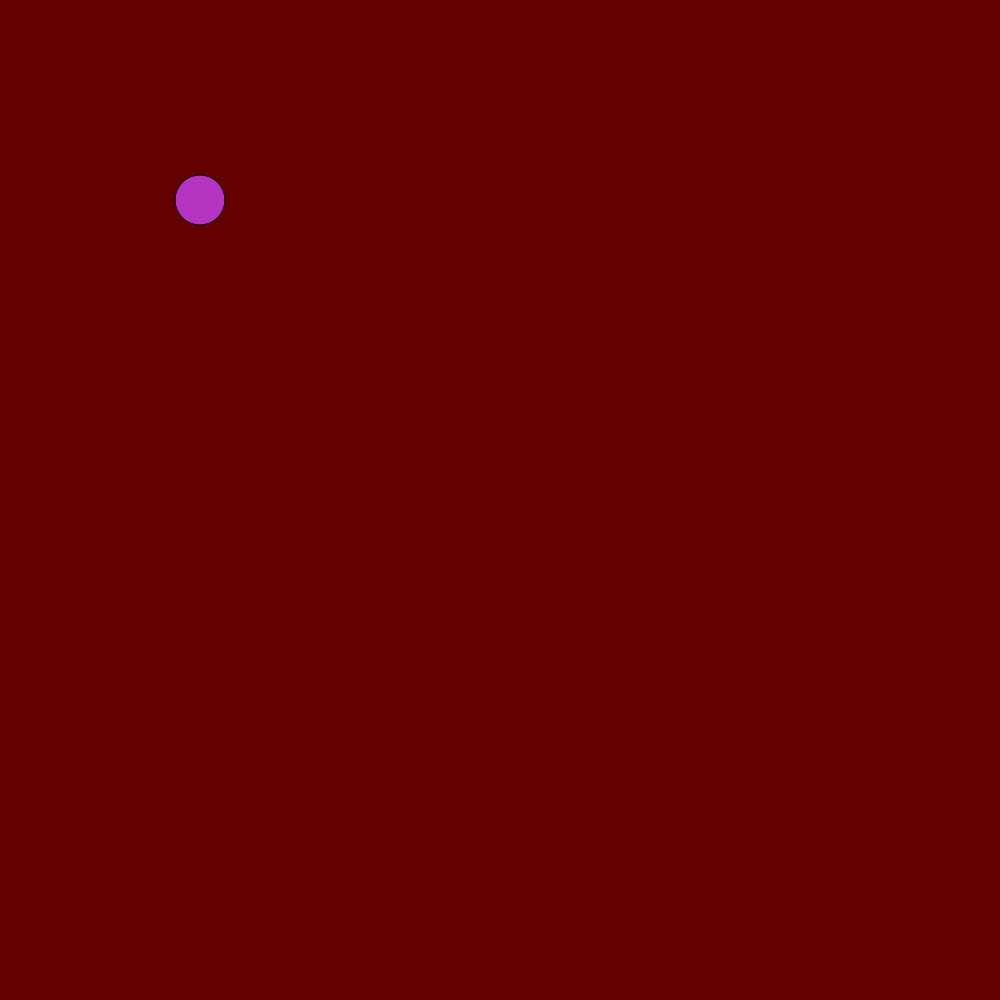
Frame 1 (no input)
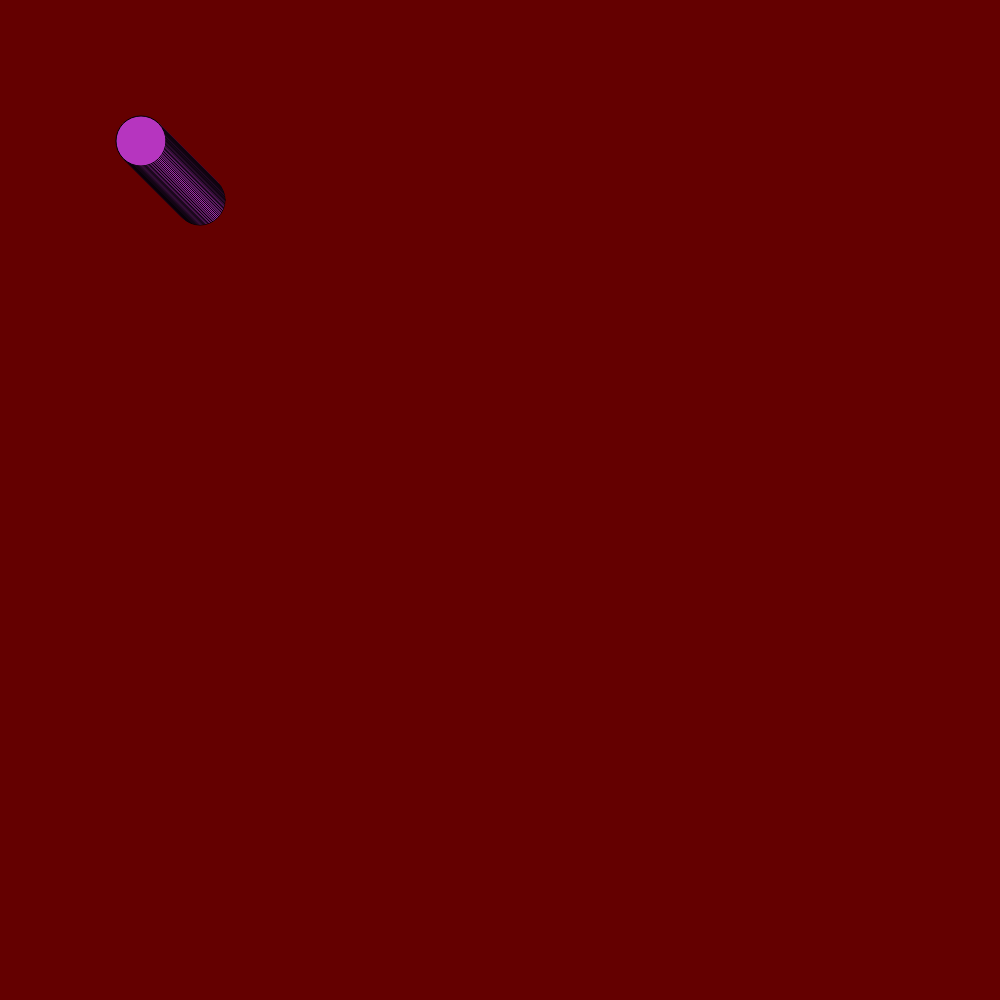
Frame 60 (no input)
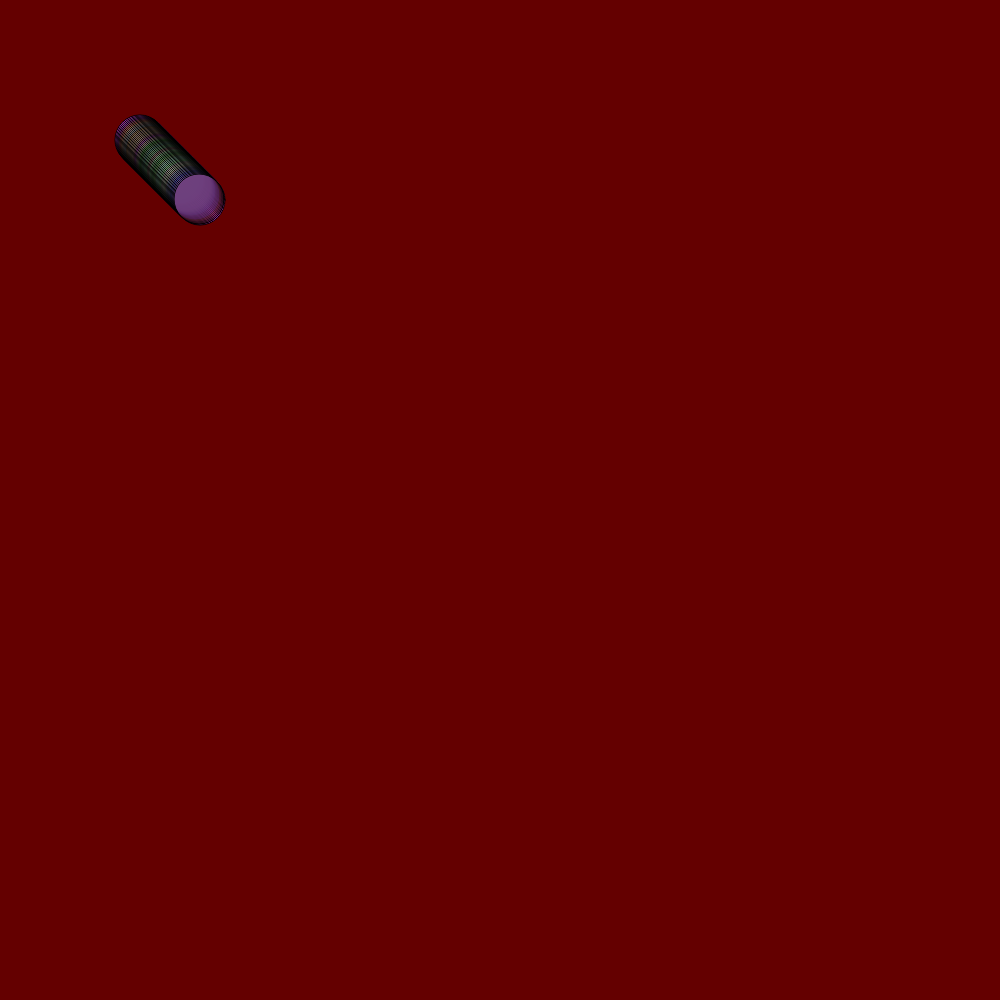
Frame 120 (the mouse pressed at the canvas centre since frame 60)

The p5.js sketch that drew these frames (run headless with seeded random() and noise() and a simulated clock; from frame 60 on, the mouse is pressed at the canvas centre):

// p5.js sketch
// ── sketch.js
let cor;
let posicaoHorizontal; // x
let posicaoVertical; // y

function setup() {//configurações
  createCanvas(1000, 1000);//tamanho do quadrado
   background(color(100,0,0));//cor do quadrado
  cor = color(random(0,255), random(0,255), random(0,255));//gerar cor aleatória
  posicaoHorizontal = 200;
  posicaoVertical = 200;
}


function draw() {//desenhar
  
  fill(cor);//cor do círculo
  circle(posicaoHorizontal,posicaoVertical,50);
 
  
  
  if (mouseX < posicaoHorizontal){
    posicaoHorizontal =  posicaoHorizontal - 1;//pro lado -1
  }
  
  if (mouseX > posicaoHorizontal){
    posicaoHorizontal =  posicaoHorizontal + 1;//pro lado +1
  }
  
  if (mouseY < posicaoVertical){//para cima-1
    posicaoVertical--;
  }
    
  if (mouseY > posicaoVertical){//para cima +1
    posicaoVertical++;
  }
  
  if (mouseIsPressed){//quando precionar o mouse
    cor = color(random(0,255), random(0,255), random(0,255), random(0,100));//mudar a cor do círculo quando pressionado
  }
    
}
